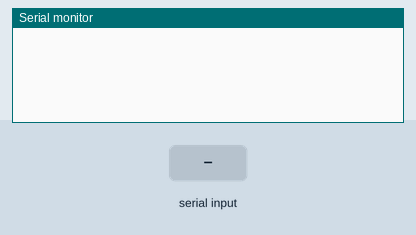
Simulated run of this sketch. Board: Arduino Uno, built with avr-gcc and run on an emulated ATmega328P. Parts: the last lines printed to the serial monitor. The test bench sets the inputs (shaded band).

Above: at 1.2 s.
1.3 s: "a" received over Serial
At 2.5 s:
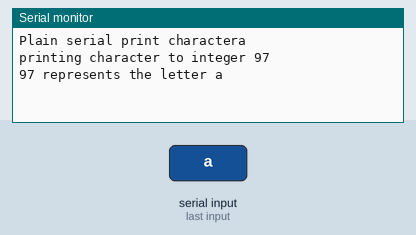
2.8 s: "1" received over Serial
At 3.8 s:
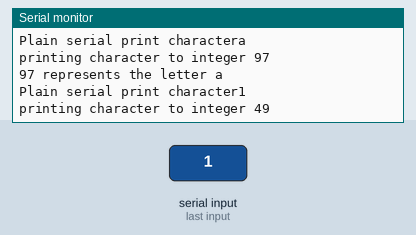

The sketch:

serial-example.ino
```cpp
void setup() {
  // put your setup code here, to run once:
  Serial.begin(9600);
}

void loop() {
  // put your main code here, to run repeatedly:
  if (Serial.available() > 0) {
    char letter = Serial.read();

    Serial.print("Plain serial print character"); //prints letter as single character
    Serial.println(letter);
    Serial.print("printing character to integer "); //number (machine) conversion; this becomes crucial when you're starting to look at messages (tokens, letters)
    Serial.println(letter, DEC); //DEC converts print statement to decimal

    //You can check for the character or the ASCII number
    if(letter == 'a' || letter == 97){
      Serial.println("97 represents the letter a");
    }
  }

}
```

Measured:
- after the input at 1.3 s, the serial monitor: prints a new line at once (image 1)
- after the input at 2.8 s, the serial monitor: prints a new line at once (image 2)
